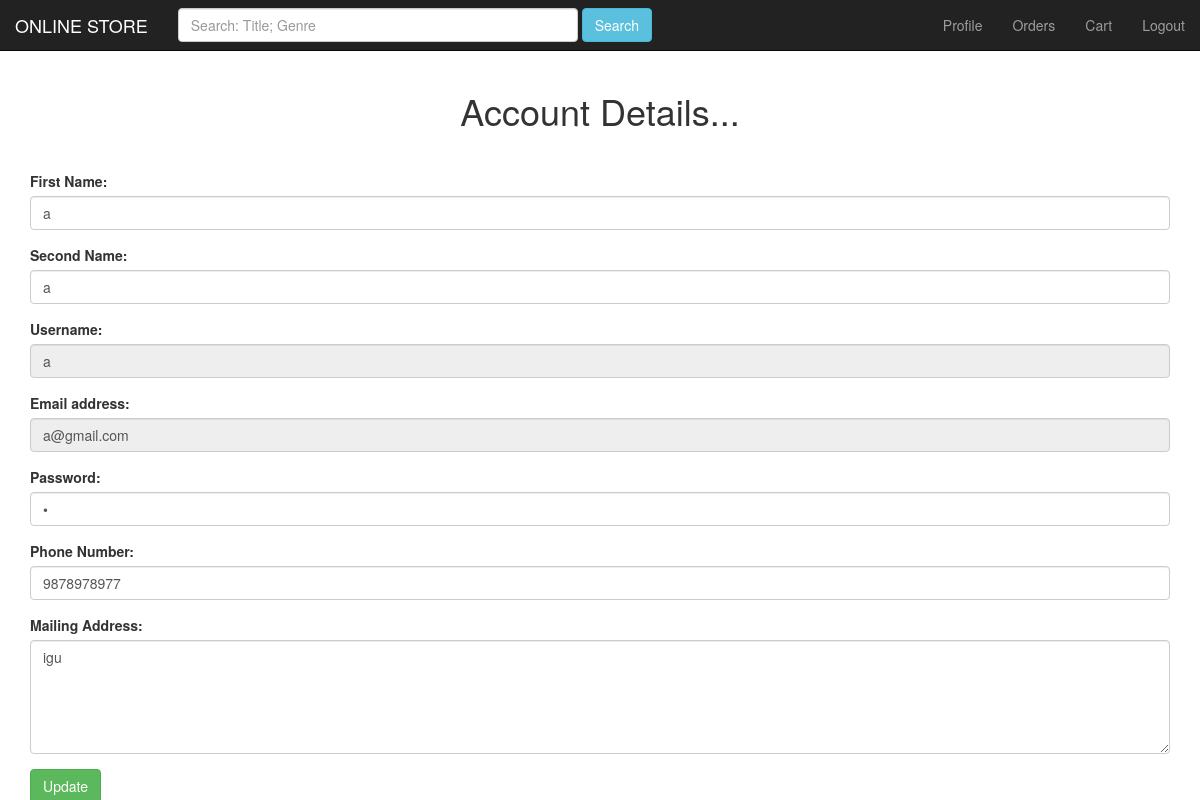
The app's page /account/ (signed in) with its own data.
### product/models.py (models this page shows, shortened)
class Ureg(models.Model):
    ufname = models.CharField(max_length=20)
    usname = models.CharField(max_length=20)
    uname = models.CharField(max_length=20)
    umail = models.EmailField()
    upass = models.CharField(max_length=20)
    uphone = models.CharField(max_length=10)
    uaddr = models.TextField()
    utype = models.CharField(max_length=10, default='costumer')

### product/views.py (the view, shortened to what this page needs)
# urls.py: path('account/', views.account, name='account'),
def account(request):
    template = loader.get_template('account.html')
    context = {'mess': "", 'tfmess': 'False'}
    context['umail'] = umail = request.session['umail']
    context['tfmess'] = 'True'
    context['uobj'] = uobj = Ureg.objects.get(umail=umail)
    return HttpResponse(template.render(context, request))

### templates/account.html (shortened to what this page needs)
{% extends 'base.html' %}
{% load static %}
    {% block base_body %}
        <div class="container">
         <div style="text-align: center"><h1>Account Details...</h1></div>
        <h1 style="color: #1c7430">{{ mess }}</h1><br />
            <form action="{% url 'account' %}" method="POST">{% csrf_token %}
                <div class="form-group">
                    <label for="name">First Name: </label>
                    <input type="text" value="{{ uobj.ufname }}" name="ufname" maxlength="20" class="form-control" required/>
                </div>
                <div class="form-group">
                    <label for="name">Second Name: </label>
                    <input type="text" value="{{ uobj.usname }}" name="usname" maxlength="20" class="form-control" required/>
                </div>
                <div class="form-group">
                    <label for="name">Username: </label>
                    <input disabled="disabled" value="{{ uobj.uname }}" type="text" name="uname" id="uname" maxlength="20" class="form-control" required/>
                </div>
                <div class="form-group">
                    <label for="email">Email address: </label>
                    <input disabled="disabled" value="{{ uobj.umail }}" type="email" class="form-control" name="umail"/>
                </div>
                <div class="form-group">
                    <label for="pwd">Password: </label>
                    <input type="password" value="{{ uobj.upass }}" name="upass" class="form-control" required/>
                </div>
                <div class="form-group">
                    <label for="name">Phone Number: </label>
                    <input type="text" value="{{ uobj.uphone }}" name="uphone" maxlength="10" class="form-control" required/>
                </div>
                <div class="form-group">
                    <label for="name">Mailing Address: </label><br />
                    <textarea class="form-control" name="uaddr" rows="5" required>{{ uobj.uaddr }}</textarea>
                </div>
                <input type="submit" class="btn btn-success" value="Update" />
            </form>
        </div>
    {% endblock %}

### records on screen
Ureg: ufname "a", usname "a", uname "a", umail "a@gmail.com", uphone "9878978977", uaddr "igu"
